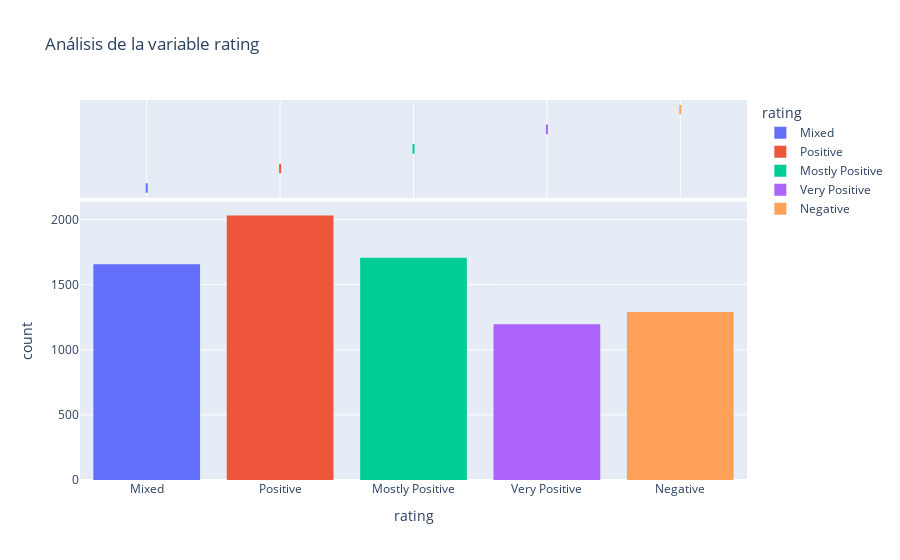

Here is the notebook cell this chart was saved with:
### Markdown cell above
### Clasificación de juegos

### Code cell
px.histogram(
    df_train, 
    x="rating", 
    title="Análisis de la variable rating", 
    marginal="box",
    color = 'rating'
)

### Figure 1 — Plotly figure (JSON) as saved in the notebook; plotly's stock layout.template omitted (floating-point values rounded to 4 significant figures; data arrays with more than 128 entries replaced by an {"elided": "..."} marker saying what was removed)
{"data": [{"alignmentgroup": "True", "bingroup": "x", "hovertemplate": "rating=%{x}<br>count=%{y}<extra></extra>", "legendgroup": "Mixed", "marker": {"color": "#636efa", "pattern": {"shape": ""}}, "name": "Mixed", "offsetgroup": "Mixed", "orientation": "v", "showlegend": true, "type": "histogram", "x": {"elided": "1656 str values"}, "xaxis": "x", "yaxis": "y"}, {"alignmentgroup": "True", "hovertemplate": "rating=%{x}<extra></extra>", "legendgroup": "Mixed", "marker": {"color": "#636efa"}, "name": "Mixed", "notched": true, "offsetgroup": "Mixed", "showlegend": false, "type": "box", "x": {"elided": "1656 str values"}, "xaxis": "x2", "yaxis": "y2"}, {"alignmentgroup": "True", "bingroup": "x", "hovertemplate": "rating=%{x}<br>count=%{y}<extra></extra>", "legendgroup": "Positive", "marker": {"color": "#EF553B", "pattern": {"shape": ""}}, "name": "Positive", "offsetgroup": "Positive", "orientation": "v", "showlegend": true, "type": "histogram", "x": {"elided": "2031 str values"}, "xaxis": "x", "yaxis": "y"}, {"alignmentgroup": "True", "hovertemplate": "rating=%{x}<extra></extra>", "legendgroup": "Positive", "marker": {"color": "#EF553B"}, "name": "Positive", "notched": true, "offsetgroup": "Positive", "showlegend": false, "type": "box", "x": {"elided": "2031 str values"}, "xaxis": "x2", "yaxis": "y2"}, {"alignmentgroup": "True", "bingroup": "x", "hovertemplate": "rating=%{x}<br>count=%{y}<extra></extra>", "legendgroup": "Mostly Positive", "marker": {"color": "#00cc96", "pattern": {"shape": ""}}, "name": "Mostly Positive", "offsetgroup": "Mostly Positive", "orientation": "v", "showlegend": true, "type": "histogram", "x": {"elided": "1707 str values"}, "xaxis": "x", "yaxis": "y"}, {"alignmentgroup": "True", "hovertemplate": "rating=%{x}<extra></extra>", "legendgroup": "Mostly Positive", "marker": {"color": "#00cc96"}, "name": "Mostly Positive", "notched": true, "offsetgroup": "Mostly Positive", "showlegend": false, "type": "box", "x": {"elided": "1707 str values"}, "xaxis": "x2", "yaxis": "y2"}, {"alignmentgroup": "True", "bingroup": "x", "hovertemplate": "rating=%{x}<br>count=%{y}<extra></extra>", "legendgroup": "Very Positive", "marker": {"color": "#ab63fa", "pattern": {"shape": ""}}, "name": "Very Positive", "offsetgroup": "Very Positive", "orientation": "v", "showlegend": true, "type": "histogram", "x": {"elided": "1197 str values"}, "xaxis": "x", "yaxis": "y"}, {"alignmentgroup": "True", "hovertemplate": "rating=%{x}<extra></extra>", "legendgroup": "Very Positive", "marker": {"color": "#ab63fa"}, "name": "Very Positive", "notched": true, "offsetgroup": "Very Positive", "showlegend": false, "type": "box", "x": {"elided": "1197 str values"}, "xaxis": "x2", "yaxis": "y2"}, {"alignmentgroup": "True", "bingroup": "x", "hovertemplate": "rating=%{x}<br>count=%{y}<extra></extra>", "legendgroup": "Negative", "marker": {"color": "#FFA15A", "pattern": {"shape": ""}}, "name": "Negative", "offsetgroup": "Negative", "orientation": "v", "showlegend": true, "type": "histogram", "x": {"elided": "1290 str values"}, "xaxis": "x", "yaxis": "y"}, {"alignmentgroup": "True", "hovertemplate": "rating=%{x}<extra></extra>", "legendgroup": "Negative", "marker": {"color": "#FFA15A"}, "name": "Negative", "notched": true, "offsetgroup": "Negative", "showlegend": false, "type": "box", "x": {"elided": "1290 str values"}, "xaxis": "x2", "yaxis": "y2"}], "layout": {"barmode": "relative", "legend": {"title": {"text": "rating"}, "tracegroupgap": 0}, "title": {"text": "Análisis de la variable rating"}, "xaxis": {"anchor": "y", "categoryarray": ["Mixed", "Positive", "Mostly Positive", "Very Positive", "Negative"], "categoryorder": "array", "domain": [0, 1], "title": {"text": "rating"}}, "xaxis2": {"anchor": "y2", "domain": [0, 1], "matches": "x", "showgrid": true, "showticklabels": false}, "yaxis": {"anchor": "x", "domain": [0, 0.7326], "title": {"text": "count"}}, "yaxis2": {"anchor": "x2", "domain": [0.7426, 1], "matches": "y2", "showgrid": false, "showline": false, "showticklabels": false, "ticks": ""}}}
